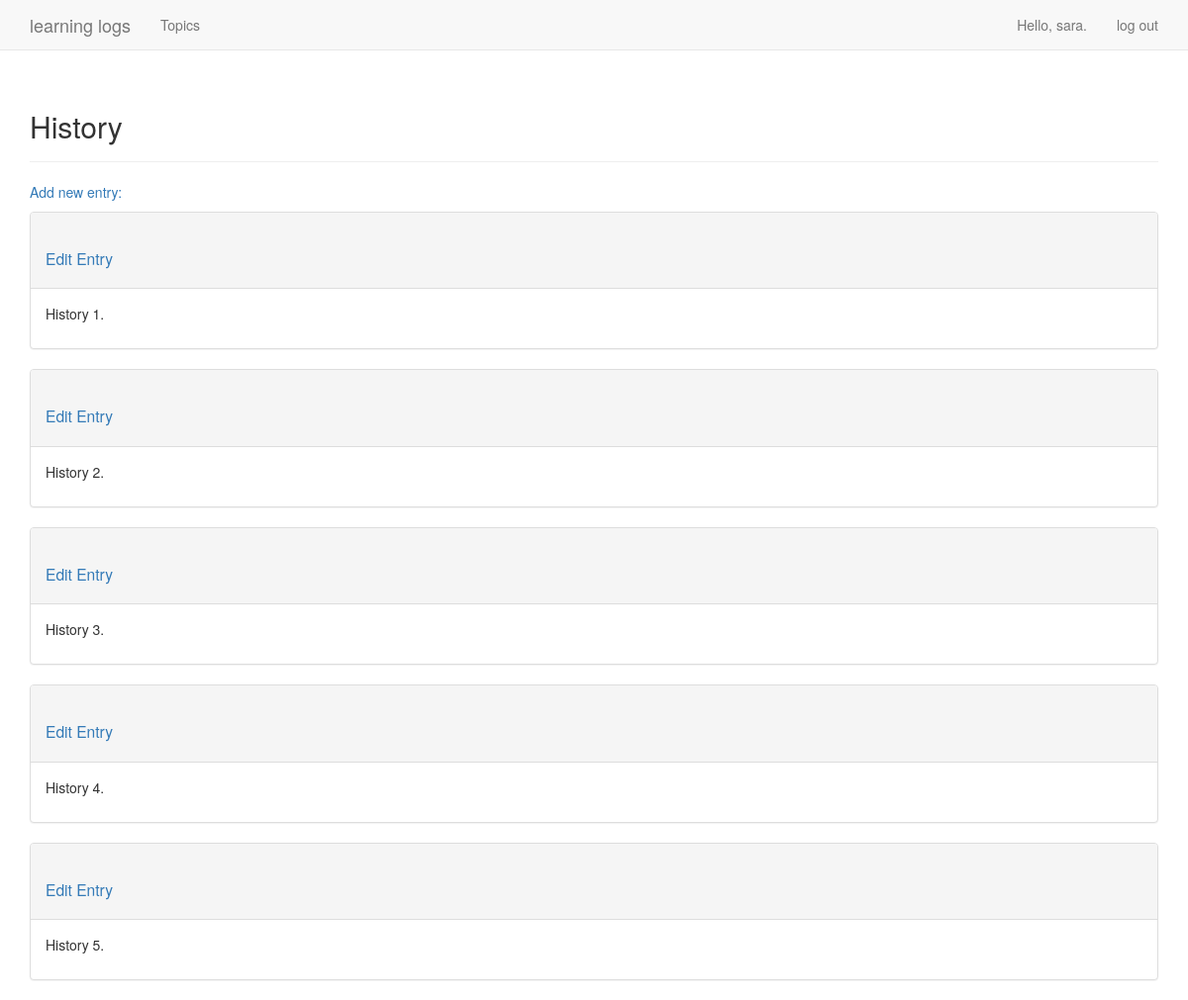
Page /topics/28/ (signed in) on the committed database.
### learning_logs/models.py (models this page shows, shortened)
class Topic(models.Model):
    text = models.CharField(max_length=150)
    date_published = models.DateTimeField(auto_now_add=True)
    owner = models.ForeignKey(User, on_delete=models.CASCADE)
    def __str__(self):
        return self.text

class Entry(models.Model):
    topic = models.ForeignKey(Topic, on_delete=models.CASCADE)
    text = models.TextField()
    data_added = models.DateTimeField(auto_now_add=True)
    class Meta:
        verbose_name_plural  = 'entries'

### learning_logs/views.py (the view)
# urls.py: path('topics/<int:topic_id>/', views.topic, name="topic"),
@login_required
def topic(request, topic_id):
    topic = Topic.objects.get(id=topic_id)
    check_topic_owner(topic.owner, request.user)
    entries = topic.entry_set.all()
    context = {'topic': topic, 'entries': entries}
    return render(request, 'learning_logs/topic.html', context)

### learning_logs/views.py (called while the page is built)
def check_topic_owner(topic_owner, request_user):
    if topic_owner != request_user:
        raise Http404

### learning_logs/templates/learning_logs/topic.html (shortened to what this page needs)
{% extends "learning_logs/base.html" %}
{% block header %}
  <h2>{{ topic }}</h2>
{% endblock header %}
{% block content %}
  <p>
    <a href="/new_entry/{{topic.id}}"> Add new entry:</a>
  </p>
{% for entry in entries %}
  <div class="panel  panel-default ">
    <div class="panel-heading">
      <h3>
        <small>
          <a href="/edit_entry/{{entry.id}}"> Edit Entry</a>
        </small>
      </h3>
    </div>
    <div class="panel-body">
      {{ entry.text|linebreaks }}
    </div>
  </div>
  {% empty %}
    There are no entries for this topic yet.
  {% endfor %}
{% endblock content %}

### learning_logs/templates/learning_logs/base.html (shortened to what this page needs)
{% load bootstrap3 %}
<!DOCTYPE html>
<html lang="en">
  <head>
    {% bootstrap_css %}
  </head>
  <body>
    <nav class="navbar navbar-default navbar-static-top">
      <div class="container">
        <div class="navbar-header">
          <a class="navbar-brand" href="">
            learning logs</a>
        </div>
        <div id="navbar" class="navbar-collapse collapse">
          <ul class="nav navbar-nav">
            <li><a href="/topics/">Topics</a></li>
          </ul>
          <ul class="nav navbar-nav navbar-right">
            {% if user.is_authenticated %}
              <li><a>Hello, {{ user.username }}.</a></li>
              <li><a href="/users/logout">log out</a></li>
            {% else %}
              <li><a href="/users/register"> Register </a></li>
              <li><a href="/users/login">log in</a></li>
            {% endif %}
          </ul>
        </div>
      </div>
    </nav>
    <div class="container">
      <div class="page-header">
        {% block header %}{% endblock header %}
      </div>
      <div>
        {% block content %}{% endblock content %}
      </div>
    </div>
  </body>
</html>

### rows in the picture
Topic: text "History"
Entry: text "History 1."
Entry: text "History 2."
Entry: text "History 3."
Entry: text "History 4."
Entry: text "History 5."

### other values in the picture
{{ user.username }} "sara"
